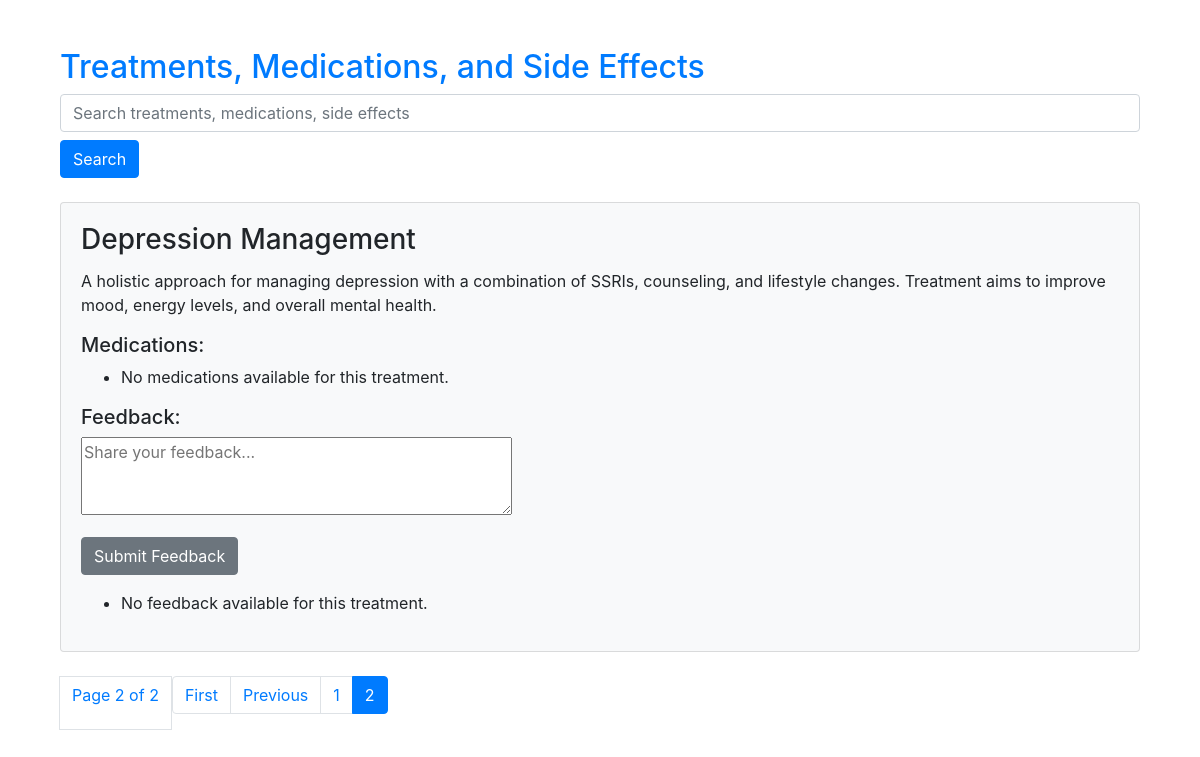
Screenshot of /medication/treatments-medications/?page=2 with the database file from the repository.
### Medication/models.py (models this page shows, shortened)
class Treatment(models.Model):
    name = models.CharField(max_length=100)
    description = models.TextField()
    medications = models.ManyToManyField(Medication, related_name='treatments', blank=True)

### Medication/views.py (the view, shortened to what this page needs)
# urls.py: path('treatments-medications/', views.treatment_and_medication_list, name='treatment_and_medication_list'),
def treatment_and_medication_list(request):
    query = request.GET.get('q', '')
    treatments = Treatment.objects.prefetch_related('medications__side_effects').all()
    paginator = Paginator(treatments, 3)
    page_number = request.GET.get('page')
    page_obj = paginator.get_page(page_number)
    feedback_form = FeedbackForm()
    return render(request, 'medication/treatment_and_medication_list.html', {
        'page_obj': page_obj,
        'query': query,
        'feedback_form': feedback_form,
    })

### Medication/forms.py
class FeedbackForm(forms.ModelForm):
    class Meta:
        model = Feedback
        fields = ['feedback_text']
        widgets = {
            'feedback_text': forms.Textarea(attrs={'rows': 3, 'placeholder': 'Share your feedback...'}),
        }
        labels = {
            'feedback_text': '',
        }

### Medication/templates/medication/treatment_and_medication_list.html (shortened to what this page needs)
{% extends "base.html" %}
{% block content %}
{% load static %}
<div class="container mt-5">
    <h2 class="text-primary">Treatments, Medications, and Side Effects</h2>
    <form method="get" action="{% url 'treatment_and_medication_list' %}" class="mb-4">
        <input type="text" name="q" placeholder="Search treatments, medications, side effects"
               value="{{ query }}" class="form-control" />
        <button type="submit" class="btn btn-primary mt-2">Search</button>
    </form>
    {% for treatment in page_obj %}
    <div class="card mb-4" style="background-color: #f8f9fa;">
        <div class="card-body">
            <h3 class="card-title">{{ treatment.name }}</h3>
            <p class="card-text">{{ treatment.description }}</p>
            <h5>Medications:</h5>
            <ul>
                {% for medication in treatment.medications.all %}
                    <li>
                        <strong>{{ medication.name }}</strong> - {{ medication.description }}
                        {% if medication.image %}
                            <br><img src="{{ medication.image.url }}" alt="{{ medication.name }}" style="max-width: 100px;">
                        {% endif %}
                        <h6>Side Effects:</h6>
                        <ul>
                            {% for side_effect in medication.side_effects.all %}
                                <li>
                                    {{ side_effect.description }}
                                    - Severity: {{ side_effect.severity_label }}
                                    (Score: {{ side_effect.severity_score|default:"N/A" }})
                                </li>
                            {% empty %}
                                <li>No side effects listed.</li>
                            {% endfor %}
                        </ul>
                    </li>
                {% empty %}
                    <li>No medications available for this treatment.</li>
                {% endfor %}
            </ul>
            <h5>Feedback:</h5>
            <form method="post" action="{% url 'submit_feedback' treatment.id %}" class="feedback-form" data-treatment-id="{{ treatment.id }}">
                {{ feedback_form.as_p }}
                <button type="submit" class="btn btn-secondary">Submit Feedback</button>
            </form>
            <ul class="mt-3 feedback-list">
                {% for feedback in treatment.feedback.all %}
                    <li>
                        {{ feedback.feedback_text }}
                        <br>
                        <small>
                            Sentiment Score: {{ feedback.sentiment_score|default:"N/A" }}
                            <br>
                            {% if feedback.sentiment_score >= 0.5 %}
                                <span class="badge bg-success">Highly Positive</span>
                                <p class="user-message">This feedback indicates that users are very satisfied with this treatment. Keep up the good work!</p>
                            {% elif feedback.sentiment_score >= 0.1 %}
                                <span class="badge bg-info">Positive Feedback</span>
                                <p class="user-message">This feedback is generally positive, suggesting that the treatment is effective but might have room for minor improvements.</p>
                            {% elif feedback.sentiment_score > -0.1 %}
                                <span class="badge bg-secondary">Constructive Feedback</span>
                                <p class="user-message">This feedback is neutral. Users may feel indifferent about the treatment, so it may need enhancements or further studies.</p>
                            {% elif feedback.sentiment_score > -0.5 %}
                                <span class="badge bg-warning">Critical Feedback</span>
                                <p class="user-message">This feedback suggests some dissatisfaction. Consider reviewing common issues or side effects mentioned by users.</p>
                            {% else %}
                                <span class="badge bg-danger">Strongly Negative</span>
                                <p class="user-message">This feedback is strongly negative, indicating that users are highly dissatisfied. Immediate action may be needed to address major concerns.</p>
                            {% endif %}
                        </small>
                    </li>
                {% empty %}
                    <li>No feedback available for this treatment.</li>
                {% endfor %}
            </ul>
        </div>
    </div>
    {% endfor %}
    <div class="pagination">
        <span class="page-link">Page {{ page_obj.number }} of {{ page_obj.paginator.num_pages }}</span>
        <nav aria-label="Page navigation">
            <ul class="pagination justify-content-center">
                {% if page_obj.has_previous %}
                    <li class="page-item">
                        <a class="page-link" href="?page=1{% if query %}&q={{ query }}{% endif %}">First</a>
                    </li>
                    <li class="page-item">
                        <a class="page-link" href="?page={{ page_obj.previous_page_number }}{% if query %}&q={{ query }}{% endif %}">Previous</a>
                    </li>
                {% endif %}
                {% for num in page_obj.paginator.page_range %}
                    {% if page_obj.number == num %}
                        <li class="page-item active"><span class="page-link">{{ num }}</span></li>
                    {% elif num > page_obj.number|add:'-3' and num < page_obj.number|add:'3' %}
                        <li class="page-item">
                            <a class="page-link" href="?page={{ num }}{% if query %}&q={{ query }}{% endif %}">{{ num }}</a>
                        </li>
                    {% endif %}
                {% endfor %}
            </ul>
        </nav>
    </div>
</div>
{% endblock %}

### rows the page displays
Treatment: name "Depression Management", description "A holistic approach for managing depression with a combination of SSRIs, counseling, and lifestyle changes. Treatment aims to improve mood, energy levels, and overall mental health."

### other values shown
{{ page_obj.number }} "2"
{{ page_obj.paginator.num_pages }} "2"
{{ num }} "1"
{{ num }} "2"
